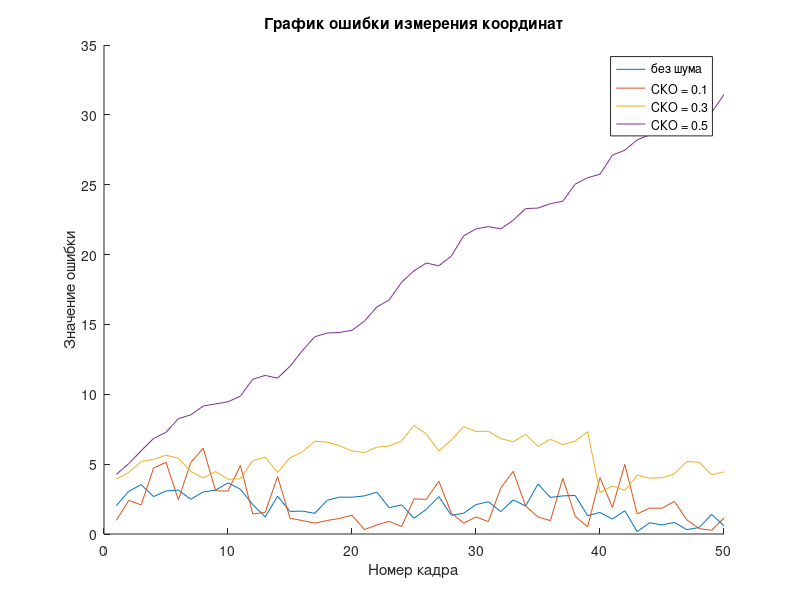

MATLAB code for this plot:
clear all;
clc;
close all;

errorXE = [417	417.426966292135	418.505617977528	419.044943820225	420.393258426966	421.202247191011	422.550561797753	423.089887640449	423.629213483146	425.247191011236	426.325842696629	426.056179775281	426.865168539326	428.752808988764	428.752808988764	429.292134831461	429.561797752809	430.910112359551	432.258426966292	433.337078651685	434.415730337079	435.224719101124	436.033707865169	436.842696629214	436.842696629214	438.191011235955	440.348314606742	440.617977528090	440.887640449438	442.505617977528	443.584269662921	444.932584269663	446.280898876405	446.820224719101	448.438202247191	448.977528089888	450.056179775281	451.134831460674	451.134831460674	451.943820224719	452.483146067416	453.831460674157	453.831460674157	455.179775280899	456.258426966292	456.797752808989	456.797752808989	457.876404494382	459.764044943820	460.573033707865];
errorYE = [141	141.505617977528	141.235955056180	141.505617977528	141.775280898876	141.775280898876	142.314606741573	142.853932584269	143.932584269663	144.471910112359	145.011235955056	145.280898876404	146.089887640449	146.898876404494	147.438202247191	147.438202247191	147.707865168539	148.247191011236	149.056179775281	149.865168539326	150.134831460674	150.134831460674	150.674157303371	150.404494382022	150.943820224719	151.213483146067	152.022471910112	152.561797752809	152.292134831460	152.561797752809	153.370786516854	154.449438202247	154.719101123595	154.988764044944	155.797752808989	156.606741573034	157.415730337078	157.146067415730	157.955056179775	158.764044943820	158.494382022472	159.033707865168	159.573033707865	160.112359550562	160.382022471910	160.921348314607	161.730337078651	162.539325842696	163.617977528090	163.348314606741];

errorX = [415.020000000000	414.530000000000	415.040000000000	416.550000000000	417.560000000000	418.070000000000	420.080000000000	420.090000000000	420.600000000000	421.610000000000	423.120000000000	424.130000000000	425.640000000000	426.150000000000	427.160000000000	427.670000000000	428.180000000000	428.690000000000	429.700000000000	430.710000000000	431.720000000000	432.230000000000	434.240000000000	435.250000000000	435.760000000000	436.770000000000	437.780000000000	439.290000000000	439.800000000000	440.810000000000	441.320000000000	443.330000000000	443.840000000000	444.850000000000	444.860000000000	446.370000000000	447.380000000000	448.390000000000	449.900000000000	450.410000000000	451.420000000000	452.430000000000	453.940000000000	454.450000000000	455.960000000000	455.970000000000	456.980000000000	457.990000000000	458.500000000000	460.010000000000];
errorY = [140.520000000000	140.530000000000	140.540000000000	140.550000000000	140.560000000000	141.570000000000	142.580000000000	142.590000000000	143.100000000000	144.110000000000	145.120000000000	146.130000000000	146.140000000000	146.150000000000	147.160000000000	147.670000000000	147.180000000000	149.190000000000	149.700000000000	149.710000000000	149.720000000000	150.230000000000	151.240000000000	151.750000000000	151.260000000000	152.270000000000	152.780000000000	152.790000000000	153.300000000000	153.810000000000	153.820000000000	154.330000000000	154.840000000000	155.350000000000	155.860000000000	156.370000000000	156.880000000000	157.390000000000	158.400000000000	158.910000000000	158.420000000000	159.930000000000	159.440000000000	160.450000000000	160.960000000000	160.970000000000	161.480000000000	162.990000000000	163.000000000000	163.510000000000];

errorX1 = [416.020000000000	415.530000000000	416.540000000000	414.550000000000	415.560000000000	419.070000000000	417.580000000000	417.090000000000	421.600000000000	424.110000000000	421.620000000000	424.630000000000	425.640000000000	424.650000000000	427.660000000000	428.670000000000	430.180000000000	430.690000000000	431.200000000000	433.210000000000	434.720000000000	435.730000000000	436.740000000000	437.250000000000	439.260000000000	435.770000000000	436.780000000000	439.290000000000	440.300000000000	441.310000000000	442.820000000000	441.830000000000	441.840000000000	444.850000000000	447.360000000000	448.370000000000	446.380000000000	449.890000000000	450.900000000000	447.910000000000	450.920000000000	448.930000000000	452.940000000000	453.450000000000	454.460000000000	454.970000000000	457.480000000000	457.490000000000	460.000000000000	461.510000000000];
errorY1 = [141.020000000000	140.030000000000	140.540000000000	140.050000000000	140.060000000000	140.570000000000	141.080000000000	141.590000000000	141.600000000000	141.610000000000	143.620000000000	145.130000000000	145.140000000000	146.650000000000	147.160000000000	148.170000000000	148.180000000000	149.190000000000	148.700000000000	151.210000000000	150.220000000000	149.730000000000	151.240000000000	150.750000000000	150.260000000000	151.770000000000	153.280000000000	153.290000000000	152.800000000000	152.310000000000	153.820000000000	153.330000000000	155.340000000000	155.350000000000	156.360000000000	155.870000000000	155.880000000000	156.890000000000	158.400000000000	158.910000000000	157.420000000000	159.930000000000	158.440000000000	159.450000000000	159.960000000000	159.470000000000	160.980000000000	162.490000000000	163.500000000000	164.010000000000];

errorX3 = [420.020000000000	421.030000000000	422.040000000000	423.050000000000	424.060000000000	425.070000000000	426.080000000000	427.090000000000	428.100000000000	429.110000000000	430.120000000000	431.130000000000	432.140000000000	433.150000000000	434.160000000000	435.170000000000	436.180000000000	437.190000000000	438.200000000000	439.210000000000	440.220000000000	441.230000000000	442.240000000000	443.250000000000	444.260000000000	445.270000000000	446.280000000000	447.290000000000	448.300000000000	449.310000000000	450.320000000000	451.330000000000	452.340000000000	453.350000000000	454.360000000000	455.370000000000	456.380000000000	457.390000000000	458.400000000000	454.910000000000	455.920000000000	456.930000000000	457.940000000000	458.950000000000	459.960000000000	460.970000000000	461.980000000000	462.990000000000	464.000000000000	465.010000000000];
errorY3 = [143.520000000000	144.030000000000	145.040000000000	145.050000000000	146.060000000000	145.570000000000	145.080000000000	143.090000000000	144.100000000000	145.110000000000	146.120000000000	146.630000000000	147.640000000000	147.150000000000	148.160000000000	147.670000000000	148.180000000000	150.190000000000	151.200000000000	150.710000000000	150.720000000000	151.730000000000	151.740000000000	152.250000000000	153.260000000000	152.270000000000	152.280000000000	153.290000000000	154.300000000000	155.310000000000	156.320000000000	156.830000000000	157.340000000000	157.850000000000	157.860000000000	158.870000000000	158.380000000000	159.390000000000	158.900000000000	158.910000000000	158.420000000000	159.430000000000	160.440000000000	161.450000000000	161.960000000000	161.970000000000	161.980000000000	162.990000000000	163.500000000000	163.010000000000];

errorX5 = [420.020000000000	421.030000000000	422.040000000000	423.050000000000	424.060000000000	425.070000000000	426.080000000000	427.090000000000	428.100000000000	429.110000000000	430.120000000000	431.130000000000	432.140000000000	433.150000000000	434.160000000000	435.170000000000	436.180000000000	437.190000000000	438.200000000000	439.210000000000	440.220000000000	441.230000000000	442.240000000000	443.250000000000	444.260000000000	445.270000000000	446.280000000000	447.290000000000	448.300000000000	449.310000000000	450.320000000000	451.330000000000	452.340000000000	453.350000000000	454.360000000000	455.370000000000	456.380000000000	457.390000000000	458.400000000000	459.410000000000	460.420000000000	461.430000000000	462.440000000000	463.450000000000	464.460000000000	465.470000000000	466.480000000000	467.490000000000	468.500000000000	469.510000000000];
errorY5 = [144.020000000000	145.030000000000	146.040000000000	147.050000000000	148.060000000000	149.070000000000	150.080000000000	151.090000000000	152.100000000000	153.110000000000	154.120000000000	155.130000000000	156.140000000000	157.150000000000	158.160000000000	159.170000000000	160.180000000000	161.190000000000	162.200000000000	163.210000000000	164.220000000000	165.230000000000	166.240000000000	167.250000000000	168.260000000000	169.270000000000	170.280000000000	171.290000000000	172.300000000000	173.310000000000	174.320000000000	175.330000000000	176.340000000000	177.350000000000	178.360000000000	179.370000000000	180.380000000000	181.390000000000	182.400000000000	183.410000000000	184.420000000000	185.430000000000	186.440000000000	187.450000000000	188.460000000000	189.470000000000	190.480000000000	191.490000000000	192.500000000000	193.510000000000];


for i = 1:50
    %без шума
dx(i) = (errorXE(i)-errorX(i));
dy(i) = (errorYE(i)-errorY(i));
err(i) = sqrt(dx(i)^2 + dy(i)^2);

    %С шумом 0.1   
dx1(i) = (errorXE(i)- errorX1(i));
dy1(i) = (errorYE(i)-  errorY1(i));
err1(i) = sqrt(dx1(i)^2 + dy1(i)^2);

 %С шумом 0.3

 dx3(i) = (errorXE(i)- errorX3(i));
dy3(i) = (errorYE(i)-  errorY3(i));
err3(i) = sqrt(dx3(i)^2 + dy3(i)^2);

%С шумом 0.5

dx5(i) = (errorXE(i)- errorX5(i));
dy5(i) = (errorYE(i)-  errorY5(i));
err5(i) = sqrt(dx5(i)^2 + dy5(i)^2);

   
end

figure;
hold on;

plot(err);
plot(err1);
plot(err3);
plot(err5);
legend('без шума','СКО = 0.1','СКО = 0.3','СКО = 0.5');
title('График ошибки измерения координат');
 xlabel('Номер кадра');
 ylabel('Значение ошибки');
 hold off;

